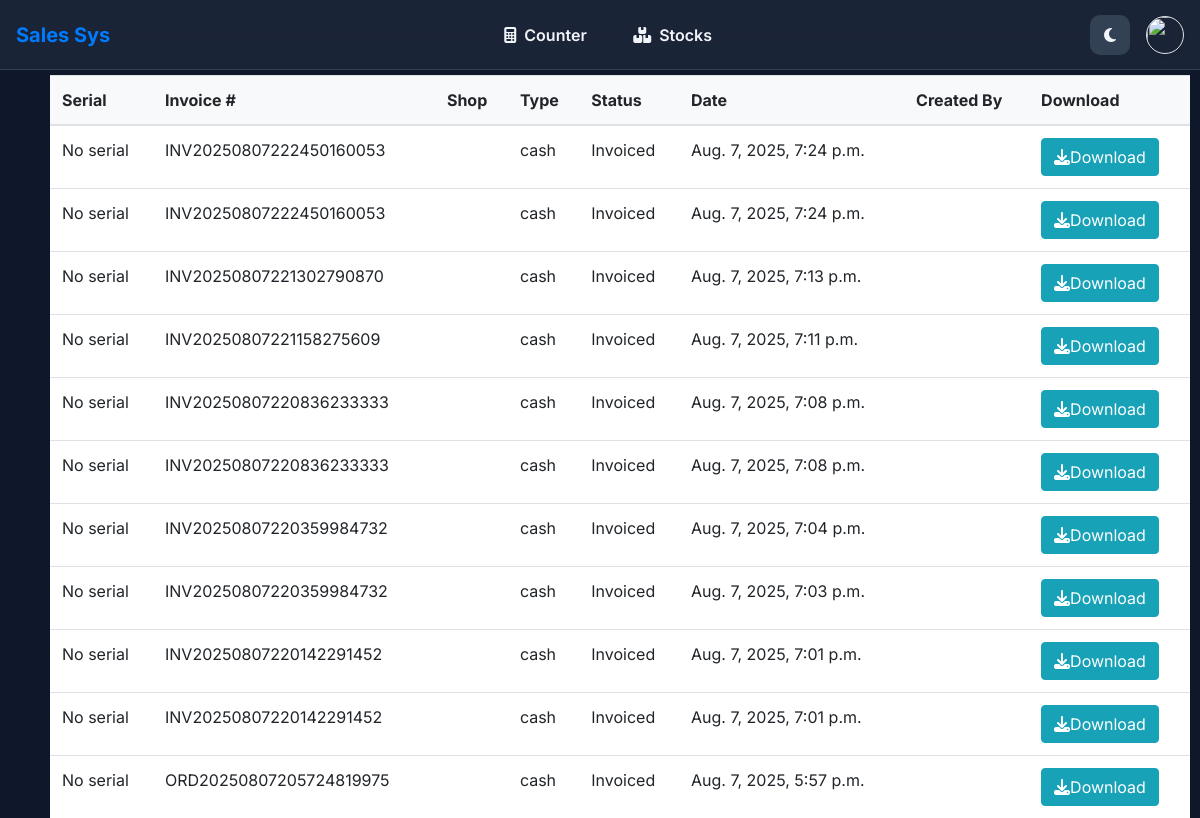
Screenshot of /invoice with the database file from the repository.
### firstapp/models.py (models this page shows, shortened)
class Invoices(models.Model):
    i_id = models.AutoField(primary_key=True)
    i_code = models.CharField(max_length=100)
    i_serial = models.CharField(max_length=100)
    i_name = models.CharField(max_length=100)
    i_shop = models.CharField(max_length=100)
    i_qty = models.FloatField()
    i_price = models.FloatField()
    i_cost = models.FloatField()
    i_discount = models.FloatField()
    i_profit = models.FloatField()
    i_type = models.CharField(max_length=100)
    i_status = models.CharField(max_length=100)
    i_shop = models.ForeignKey(Shops,on_delete=models.PROTECT,null=True)
    i_created = models.DateTimeField(default= timezone.now)
    i_creator = models.ForeignKey(User,on_delete=models.PROTECT)
    class Meta:
        verbose_name_plural= "Invoices"

### firstapp/views.py (the view)
# urls.py: path('invoice',views.InvoiceView,name="firstapp-invoice"),
def InvoiceView(request):
    invoices = Invoices.objects.order_by('-i_created')
    contxt = {
        "invoices":invoices
    }
    return render(request,'firstapp/invoice.html',contxt)

### firstapp/templates/firstapp/invoice.html (shortened to what this page needs)
{% extends 'firstapp/base.html' %}
    {% block mainContent %}
<div class="col" style="margin-left:10px;overflow-x:scroll;">
    <table class="table align-middle mb-0 bg-white" style="margin-left:10px;overflow-x:scroll;" id="sales">
        <thead class="bg-light">
          <tr>
            <th>Serial</th>
            <th>Invoice #</th>
            <th>Shop</th>
            <th>Type</th>
            <th>Status</th>
            <th>Date</th>
            <th>Created By</th>
            <th>
				Download
			</th>
          </tr>
        </thead>
        <tbody id="salesTr">
            {% for invoice in invoices %}
          <tr>
			<td>{{invoice.i_serial}}</td>
			<td>{{invoice.i_code}}</td>
			<td>{{invoice.i_shop.shop_nmae}}</td>
			<td>{{invoice.i_type}}</td>
			<td>{{invoice.i_status}}</td>
			<td>{{invoice.i_created}}</td>
			<td>{{invoice.i_created_by}}</td>
			<td>
			  <a class="btn btn-info" href="{% url 'gen-print-invoice' invoice.i_code %}">
				<i class="fa fa-download"></i>Download
			  </a>
			</td>
          </tr>
          {% endfor %}
        </tbody>
      </table>
    </div>
    {% endblock mainContent %}

### firstapp/templates/firstapp/base.html (style rules this page uses)
:root { --bg-body: #f4f7fa; --card-bg: #ffffff; --text-main: #1e293b; --primary-accent: #3b82f6; --border-color: #e2e8f0; --glass-bg: rgba(255, 255, 255, 0.8); --transition: all 0.25s cubic-bezier(0.4, 0, 0.2, 1); }
[data-theme="dark"] { --bg-body: #0f172a; --card-bg: #1e293b; --text-main: #f1f5f9; --primary-accent: #60a5fa; --border-color: #334155; --glass-bg: rgba(30, 41, 59, 0.8); }
body { font-family: 'Inter', sans-serif; background-color: var(--bg-body) !important; color: var(--text-main); transition: var(--transition); padding-top: 75px; margin: 0; }
@media (min-width: 992px) { body { padding-bottom: 0; } }

### rows the page displays
Invoices: i_serial "No serial", i_code "INV20250807222450160053", i_type "cash", i_status "Invoiced", i_created "Aug. 7, 2025, 7:24 p.m."
Invoices: i_serial "No serial", i_code "INV20250807222450160053", i_type "cash", i_status "Invoiced", i_created "Aug. 7, 2025, 7:24 p.m."
Invoices: i_serial "No serial", i_code "INV20250807221302790870", i_type "cash", i_status "Invoiced", i_created "Aug. 7, 2025, 7:13 p.m."
Invoices: i_serial "No serial", i_code "INV20250807221158275609", i_type "cash", i_status "Invoiced", i_created "Aug. 7, 2025, 7:11 p.m."
Invoices: i_serial "No serial", i_code "INV20250807220836233333", i_type "cash", i_status "Invoiced", i_created "Aug. 7, 2025, 7:08 p.m."
Invoices: i_serial "No serial", i_code "INV20250807220836233333", i_type "cash", i_status "Invoiced", i_created "Aug. 7, 2025, 7:08 p.m."
Invoices: i_serial "No serial", i_code "INV20250807220359984732", i_type "cash", i_status "Invoiced", i_created "Aug. 7, 2025, 7:04 p.m."
Invoices: i_serial "No serial", i_code "INV20250807220359984732", i_type "cash", i_status "Invoiced", i_created "Aug. 7, 2025, 7:03 p.m."
Invoices: i_serial "No serial", i_code "INV20250807220142291452", i_type "cash", i_status "Invoiced", i_created "Aug. 7, 2025, 7:01 p.m."
Invoices: i_serial "No serial", i_code "INV20250807220142291452", i_type "cash", i_status "Invoiced", i_created "Aug. 7, 2025, 7:01 p.m."
Invoices: i_serial "No serial", i_code "ORD20250807205724819975", i_type "cash", i_status "Invoiced", i_created "Aug. 7, 2025, 5:57 p.m."
